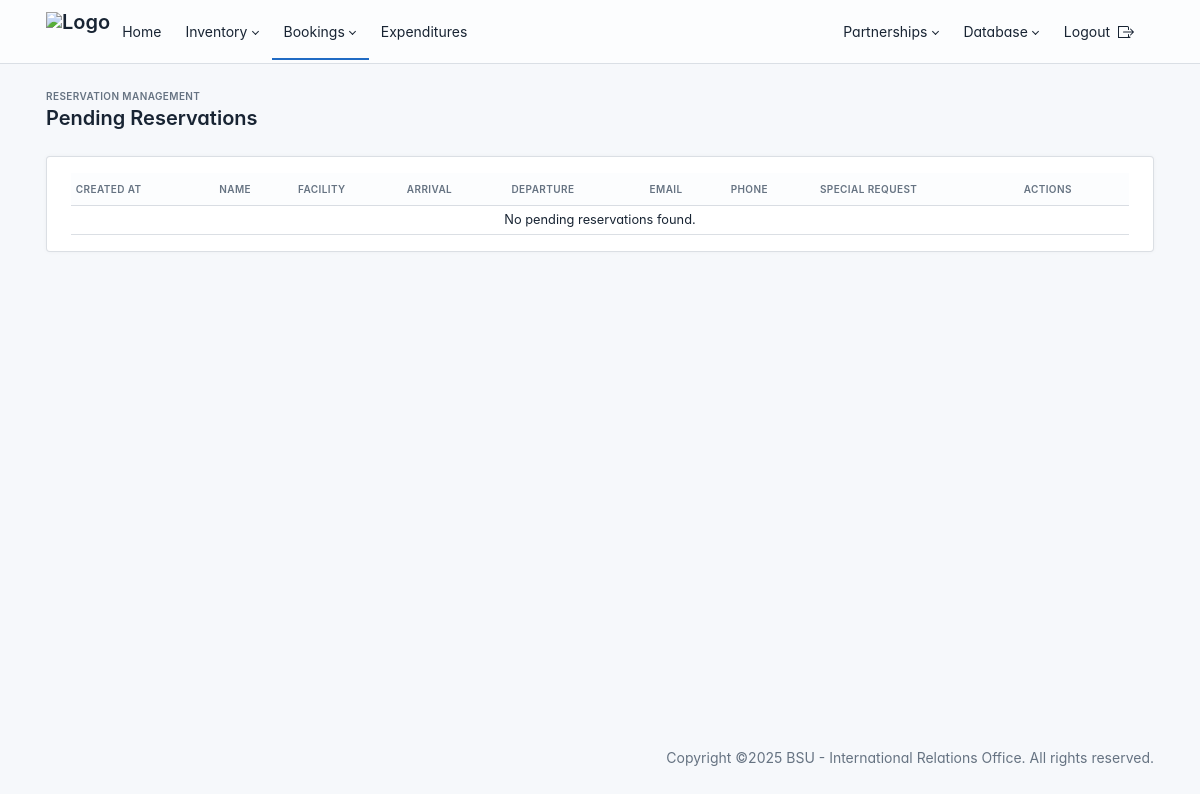
Page /administrator/pending-reservations/ (signed in) on the earlier database version.
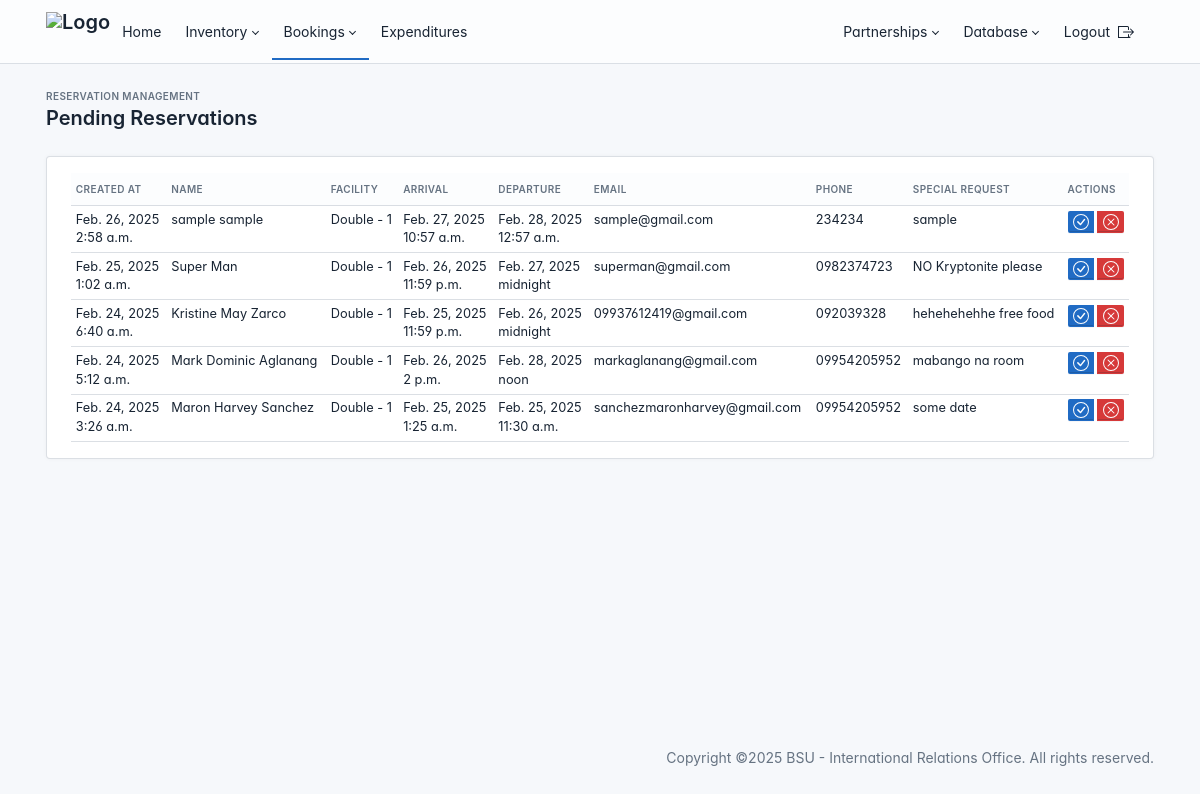
Same page on the later database version.
### room_reservation/models.py (models this page shows, shortened)
class Reservation(models.Model):
    first_name = models.CharField(max_length=255)  # Guest's first name
    last_name = models.CharField(max_length=255)  # Guest's last name
    college_office_institution = models.CharField(max_length=255, blank=True, null=True)  # Institution/Organization
    email = models.EmailField()  # Guest's email
    phone_number = models.CharField(max_length=20)  # Contact number
    room = models.ForeignKey("Room", on_delete=models.CASCADE, related_name="reservations")
    arrival_date = models.DateField()
    arrival_time = models.TimeField()
    departure_date = models.DateField()
    departure_time = models.TimeField()
    details = models.TextField(blank=True, null=True)  # Additional booking details
    special_request = models.TextField(blank=True, null=True)  # Special requests (e.g., early check-in)
    reason_for_cancelling = models.TextField(blank=True, null=True)  # Reason for cancellation
    cancelled_by = models.CharField(max_length=50, blank=True, null=True)  # Who cancelled (admin/user)
    status = models.CharField(
        max_length=20,
        choices=[
            ("Pending", "Pending"),
            ("Confirmed", "Confirmed"),
            ("Cancelled", "Cancelled"),
            ("Completed", "Completed"),
        ],
        default="Pending",
    )
    cancelled_at = models.DateTimeField(blank=True, null=True)
    completed_at = models.DateTimeField(blank=True, null=True)
    confirmed_at = models.DateTimeField(blank=True, null=True)
    created_at = models.DateTimeField(auto_now_add=True)  # Timestamp for when the reservation was made
    updated_at = models.DateTimeField(auto_now=True)  # Timestamp for last update

class Room(models.Model):
    room_number = models.CharField(max_length=10, unique=True)
    room_type = models.CharField(max_length=50, choices=[("Single", "Single"), ("Double", "Double"), ("Suite", "Suite"), ("Hall", "Hall")])
    is_available = models.BooleanField(default=True)
    capacity = models.PositiveIntegerField()  # Number of people it can accommodate
    description = models.TextField(blank=True, null=True)
    image = models.ImageField(upload_to="rooms/", null=True, blank=True)
    def __str__(self):
        return f"{self.room_type} - {self.room_number}"

### administrator/views.py (the view)
# urls.py: path("pending-reservations/", views.pending_reservations, name="pending_reservations"),
def pending_reservations(request):
    pending_requests = Reservation.objects.filter(status="Pending").order_by("-created_at")
    return render(request, "administrator/reservation/pending_requests.html", {"pending_requests": pending_requests})

### templates/administrator/reservation/pending_requests.html (shortened to what the changed rows need)
{% extends "administrator/base.html" %}
{% block content %}
<div class="page-wrapper">
    <div class="page-header d-print-none">
        <div class="container-xl">
            <div class="row g-2 align-items-center">
                <div class="col">
                    <h2 class="page-title">
                        Pending Reservations
                    </h2>
                </div>
            </div>
        </div>
    </div>
    <div class="page-body container">
        <div class="card">
            <div class="card-body">
                <div class="table-responsive">
                    <table class="table table-sm table-hover">
                        <thead class="thead-dark">
                            <tr>
                                <th>Created At</th>
                                <th>Name</th>
                                <th>Facility</th>
                                <th>Arrival</th>
                                <th>Departure</th>
                                <th>Email</th>
                                <th>Phone</th>
                                <th>Special Request</th>
                                <th>Actions</th>
                            </tr>
                        </thead>
                        <tbody>
                            {% for reservation in pending_requests %}
                                <tr>
                                    <td>
                                        {{ reservation.created_at.date }}<br>
                                        {{ reservation.created_at.time }}
                                    </td>
                                    <td>{{ reservation.first_name }} {{ reservation.last_name }}</td>
                                    <td>{{ reservation.room }}</td>
                                    <td>
                                        {{ reservation.arrival_date }}<br>
                                        {{ reservation.arrival_time }}
                                    </td>
                                    <td>
                                        {{ reservation.departure_date }}<br>
                                        {{ reservation.departure_time }}
                                    </td>
                                    <td>{{ reservation.email }}</td>
                                    <td>{{ reservation.phone_number }}</td>
                                    <td>{{ reservation.special_request|default:"None" }}</td>
                                    <td>
                                        <div class="btn-group d-flex gap-1" role="group">
                                            <button class="btn btn-sm btn-primary approve-btn"
                                                    data-bs-toggle="modal"
                                                    data-bs-target="#approveReservationModal"
                                                    data-reservation-id="{{ reservation.id }}"
                                                    data-reservation-user="{{ reservation.first_name }} {{ reservation.last_name }}"
                                                    data-reservation-room="{{ reservation.room }}"
                                                    data-reservation-arrival="{{ reservation.arrival_date }} at {{ reservation.arrival_time }}"
                                                    data-reservation-departure="{{ reservation.departure_date }} at {{ reservation.departure_time }}"
                                                    data-reservation-email="{{ reservation.email }}"
                                                    data-reservation-phone="{{ reservation.phone_number }}">
                                            </button>
                                            <button class="btn btn-sm btn-danger cancel-pending-btn"
                                                    data-bs-toggle="modal"
                                                    data-bs-target="#modal-cancel"
                                                    data-reservation-id="{{ reservation.id }}"
                                                    data-reservation-user="{{ reservation.first_name }} {{ reservation.last_name }}">
                                            </button>
                                        </div>
                                    </td>
                                </tr>
                            {% empty %}
                                <tr>
                                    <td colspan="9" class="text-center">No pending reservations found.</td>
                                </tr>
                            {% endfor %}
                        </tbody>
                    </table>
                </div>
            </div>
        </div>
    </div>
</div>
{% endblock content %}

Differences in the rows shown:
added Reservation: created_at "Feb. 26, 2025", created_at.time "2:58 a.m.", first_name "sample", last_name "sample", room "Double - 1", arrival_date "Feb. 27, 2025", arrival_time "10:57 a.m.", departure_date "Feb. 28, 2025", departure_time "12:57 a.m.", email "sample@gmail.com", phone_number "234234", special_request "sample"
added Reservation: created_at "Feb. 25, 2025", created_at.time "1:02 a.m.", first_name "Super", last_name "Man", room "Double - 1", arrival_date "Feb. 26, 2025", arrival_time "11:59 p.m.", departure_date "Feb. 27, 2025", departure_time "midnight", email "superman@gmail.com", phone_number "0982374723", special_request "NO Kryptonite please"
added Reservation: created_at "Feb. 24, 2025", created_at.time "6:40 a.m.", first_name "Kristine May", last_name "Zarco", room "Double - 1", arrival_date "Feb. 25, 2025", arrival_time "11:59 p.m.", departure_date "Feb. 26, 2025", departure_time "midnight", email "09937612419@gmail.com", phone_number "092039328", special_request "hehehehehhe free food"
added Reservation: created_at "Feb. 24, 2025", created_at.time "5:12 a.m.", first_name "Mark Dominic", last_name "Aglanang", room "Double - 1", arrival_date "Feb. 26, 2025", arrival_time "2 p.m.", departure_date "Feb. 28, 2025", departure_time "noon", email "markaglanang@gmail.com", phone_number "09954205952", special_request "mabango na room"
added Reservation: created_at "Feb. 24, 2025", created_at.time "3:26 a.m.", first_name "Maron Harvey", last_name "Sanchez", room "Double - 1", arrival_date "Feb. 25, 2025", arrival_time "1:25 a.m.", departure_date "Feb. 25, 2025", departure_time "11:30 a.m.", email "sanchezmaronharvey@gmail.com", phone_number "09954205952", special_request "some date"
Other differences:
text no longer shown: "No pending reservations found."
